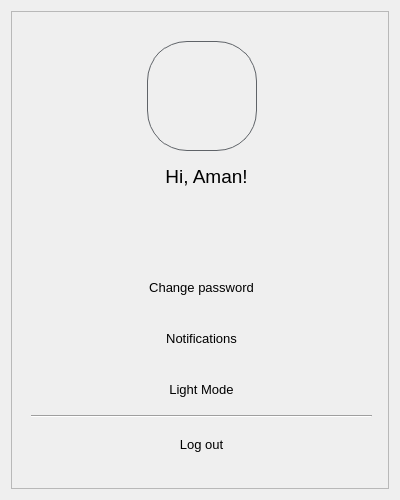
<?xml version="1.0" encoding="UTF-8"?>
<ui version="4.0">
 <class>Form</class>
 <widget class="QWidget" name="Form">
  <property name="geometry">
   <rect>
    <x>0</x>
    <y>0</y>
    <width>400</width>
    <height>500</height>
   </rect>
  </property>
  <property name="windowTitle">
   <string>Form</string>
  </property>
  <layout class="QVBoxLayout" name="verticalLayout">
   <item>
    <widget class="QFrame" name="frame">
     <property name="styleSheet">
      <string notr="true"/>
     </property>
     <property name="frameShape">
      <enum>QFrame::StyledPanel</enum>
     </property>
     <property name="frameShadow">
      <enum>QFrame::Raised</enum>
     </property>
     <widget class="QLabel" name="label">
      <property name="geometry">
       <rect>
        <x>136</x>
        <y>30</y>
        <width>110</width>
        <height>110</height>
       </rect>
      </property>
      <property name="styleSheet">
       <string notr="true">border-radius:40px;
border: 1px solid #5f6368</string>
      </property>
      <property name="text">
       <string/>
      </property>
      <property name="pixmap">
       <pixmap resource="../resource.qrc">:/images/resources/icons8-account-96.png</pixmap>
      </property>
      <property name="alignment">
       <set>Qt::AlignCenter</set>
      </property>
     </widget>
     <widget class="QLabel" name="label_2">
      <property name="geometry">
       <rect>
        <x>130</x>
        <y>150</y>
        <width>131</width>
        <height>31</height>
       </rect>
      </property>
      <property name="font">
       <font>
        <family>Segoe UI</family>
        <pointsize>14</pointsize>
        <weight>50</weight>
        <bold>false</bold>
       </font>
      </property>
      <property name="text">
       <string>Hi, Aman!</string>
      </property>
      <property name="alignment">
       <set>Qt::AlignCenter</set>
      </property>
     </widget>
     <widget class="QWidget" name="widget" native="true">
      <property name="geometry">
       <rect>
        <x>20</x>
        <y>250</y>
        <width>341</width>
        <height>211</height>
       </rect>
      </property>
      <property name="styleSheet">
       <string notr="true">QPushButton {
    background-color: transparent;
    border: 1px;
	height:50px;
}

QPushButton:hover {
    background-color: rgba(255, 255, 255, 0.1);  /* subtle hover effect */
    border-radius: 5px;
}

QPushButton:pressed {
    background-color: rgba(255, 255, 255, 0.2);
}
</string>
      </property>
      <layout class="QVBoxLayout" name="verticalLayout_2">
       <property name="spacing">
        <number>0</number>
       </property>
       <property name="leftMargin">
        <number>0</number>
       </property>
       <property name="topMargin">
        <number>0</number>
       </property>
       <property name="rightMargin">
        <number>0</number>
       </property>
       <property name="bottomMargin">
        <number>0</number>
       </property>
       <item>
        <widget class="QPushButton" name="pushButton">
         <property name="font">
          <font>
           <pointsize>10</pointsize>
          </font>
         </property>
         <property name="styleSheet">
          <string notr="true"/>
         </property>
         <property name="text">
          <string>Change password</string>
         </property>
         <property name="icon">
          <iconset resource="../resource.qrc">
           <normaloff>:/icons/resources/icons8-change-48.png</normaloff>:/icons/resources/icons8-change-48.png</iconset>
         </property>
         <property name="iconSize">
          <size>
           <width>32</width>
           <height>32</height>
          </size>
         </property>
        </widget>
       </item>
       <item>
        <widget class="QPushButton" name="pushButton_4">
         <property name="font">
          <font>
           <pointsize>10</pointsize>
          </font>
         </property>
         <property name="text">
          <string>Notifications</string>
         </property>
         <property name="icon">
          <iconset resource="../resource.qrc">
           <normaloff>:/icons/resources/icons8-notification-32.png</normaloff>:/icons/resources/icons8-notification-32.png</iconset>
         </property>
         <property name="iconSize">
          <size>
           <width>32</width>
           <height>32</height>
          </size>
         </property>
        </widget>
       </item>
       <item>
        <widget class="QPushButton" name="toggle_btn">
         <property name="font">
          <font>
           <pointsize>10</pointsize>
          </font>
         </property>
         <property name="text">
          <string>Light Mode</string>
         </property>
         <property name="icon">
          <iconset resource="../resource.qrc">
           <normaloff>:/icons/resources/icons8-light-mode-32.png</normaloff>
           <normalon>:/icons/resources/icons8-dark-mode-32.png</normalon>:/icons/resources/icons8-light-mode-32.png</iconset>
         </property>
         <property name="iconSize">
          <size>
           <width>32</width>
           <height>32</height>
          </size>
         </property>
         <property name="checkable">
          <bool>true</bool>
         </property>
        </widget>
       </item>
       <item>
        <widget class="Line" name="line">
         <property name="styleSheet">
          <string notr="true"/>
         </property>
         <property name="orientation">
          <enum>Qt::Horizontal</enum>
         </property>
        </widget>
       </item>
       <item>
        <widget class="QPushButton" name="logout_btn">
         <property name="font">
          <font>
           <pointsize>10</pointsize>
          </font>
         </property>
         <property name="text">
          <string>Log out</string>
         </property>
         <property name="icon">
          <iconset resource="../resource.qrc">
           <normaloff>:/icons/resources/icons8-sign-out-50.png</normaloff>:/icons/resources/icons8-sign-out-50.png</iconset>
         </property>
         <property name="iconSize">
          <size>
           <width>28</width>
           <height>28</height>
          </size>
         </property>
        </widget>
       </item>
      </layout>
     </widget>
    </widget>
   </item>
  </layout>
 </widget>
 <resources>
  <include location="../resource.qrc"/>
 </resources>
 <connections/>
</ui>
